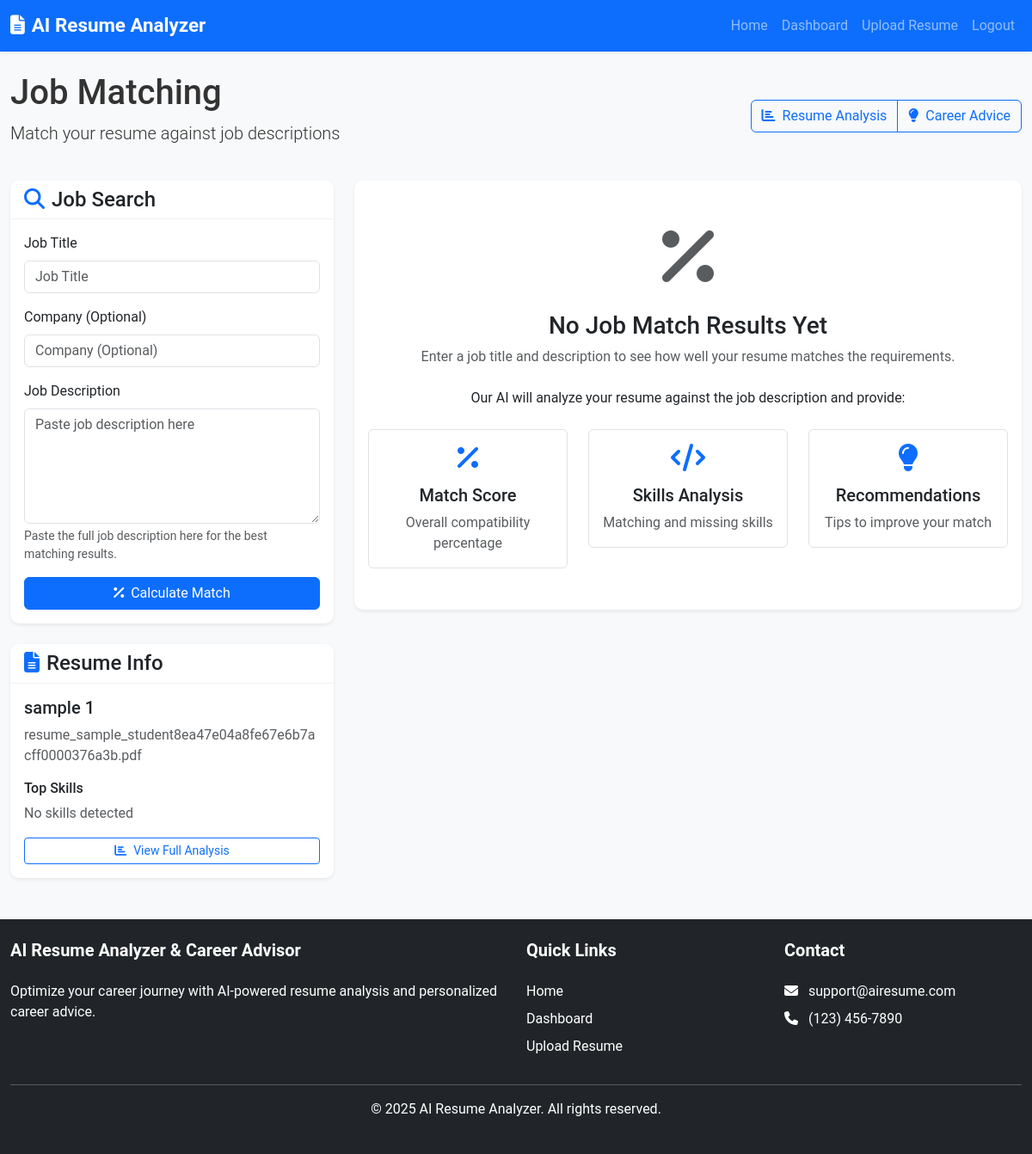
The page /job_match/4/ (signed in) on the database its author committed.
### resume_app/models.py (models this page shows, shortened)
class Resume(models.Model):
    user = models.ForeignKey(User, on_delete=models.CASCADE, related_name='resumes')
    title = models.CharField(max_length=255)
    file = models.FileField(upload_to=resume_upload_path)
    uploaded_at = models.DateTimeField(auto_now_add=True)
    def filename(self):
        return os.path.basename(self.file.name)

### resume_app/views.py (the view)
# urls.py: path('job_match/<int:resume_id>/', views.job_match, name='job_match'),
@login_required
def job_match(request, resume_id):
    resume = get_object_or_404(Resume, id=resume_id, user=request.user)
    try:
        analysis = resume.analysis
    except ResumeAnalysis.DoesNotExist:
        messages.error(request, 'Resume must be analyzed first!')
        return redirect('resume_app:analyze_resume', resume_id=resume.id)
    if request.method == 'POST':
        form = JobSearchForm(request.POST)
        if form.is_valid():
            job_title = form.cleaned_data['job_title']
            company = form.cleaned_data['company']
            job_description = form.cleaned_data['job_description']
            try:
                matcher = JobMatcher()
                match_results = matcher.match_job(
                    {
                        'full_text': analysis.summary,
                        'skills': analysis.skills
                    },
                    job_title,
                    company,
                    job_description
                )
                job_match = JobMatch.objects.create(
                    resume=resume,
                    job_title=match_results['job_title'],
                    company=match_results['company'],
                    match_percentage=match_results['match_percentage'],
                    job_description=match_results['job_description'],
                    skills_matched=match_results['skills_matched'],
                    skills_missing=match_results['skills_missing']
                )
                messages.success(request, 'Job match analysis completed!')
                return redirect('resume_app:job_match_detail', match_id=job_match.id)
            except Exception as e:
                messages.error(request, f'Error matching job: {str(e)}')
    else:
        form = JobSearchForm()
    previous_matches = JobMatch.objects.filter(resume=resume).order_by('-created_at')
    return render(request, 'resume_app/job_match.html', {
        'resume': resume,
        'form': form,
        'previous_matches': previous_matches
    })

### resume_app/forms.py
class JobSearchForm(forms.Form):
    job_title = forms.CharField(max_length=255, required=True,
                               widget=forms.TextInput(attrs={'class': 'form-control', 'placeholder': 'Job Title'}))
    company = forms.CharField(max_length=255, required=False,
                             widget=forms.TextInput(attrs={'class': 'form-control', 'placeholder': 'Company (Optional)'}))
    job_description = forms.CharField(required=True,
                                     widget=forms.Textarea(attrs={'class': 'form-control', 'placeholder': 'Paste job description here', 'rows': 5}))

### resume_app/templates/resume_app/job_match.html (shortened to what this page needs)
{% extends 'resume_app/base.html' %}
{% load resume_filters %}
{% block content %}
<div class="row mb-4">
    <div class="col-md-8">
        <h1 class="mb-2">Job Matching</h1>
        <p class="lead">Match your resume against job descriptions</p>
    </div>
    <div class="col-md-4 text-md-end d-flex align-items-center justify-content-md-end">
        <div class="btn-group">
            <a href="{% url 'resume_app:analyze_resume' resume.id %}" class="btn btn-outline-primary">
                <i class="fas fa-chart-bar me-2"></i>Resume Analysis
            </a>
            <a href="{% url 'resume_app:career_advice' resume.id %}" class="btn btn-outline-primary">
                <i class="fas fa-lightbulb me-2"></i>Career Advice
            </a>
        </div>
    </div>
</div>
<div class="row">
    <div class="col-lg-4 mb-4 mb-lg-0">
        <div class="card shadow-sm">
            <div class="card-header bg-white">
                <h4 class="mb-0"><i class="fas fa-search text-primary me-2"></i>Job Search</h4>
            </div>
            <div class="card-body">
                <form method="post">
                    <div class="mb-3">
                        <label for="id_job_title" class="form-label">Job Title</label>
                        {{ form.job_title }}
                    </div>
                    <div class="mb-3">
                        <label for="id_company" class="form-label">Company (Optional)</label>
                        {{ form.company }}
                    </div>
                    <div class="mb-3">
                        <label for="id_job_description" class="form-label">Job Description</label>
                        {{ form.job_description }}
                        <div class="form-text">Paste the full job description here for the best matching results.</div>
                    </div>
                    <div class="d-grid gap-2">
                        <button type="submit" class="btn btn-primary">
                            <i class="fas fa-percentage me-2"></i>Calculate Match
                        </button>
                    </div>
                </form>
            </div>
        </div>
        <div class="card shadow-sm mt-4">
            <div class="card-header bg-white">
                <h4 class="mb-0"><i class="fas fa-file-alt text-primary me-2"></i>Resume Info</h4>
            </div>
            <div class="card-body">
                <h5>{{ resume.title }}</h5>
                <p class="text-muted mb-3">{{ resume.filename }}</p>
                <h6 class="mb-2">Top Skills</h6>
                <div class="mb-3">
                    {% for skill in top_skills %}
                    <span class="badge bg-primary me-2 mb-2">{{ skill }}</span>
                    {% empty %}
                    <p class="text-muted">No skills detected</p>
                    {% endfor %}
                </div>
                <div class="d-grid gap-2">
                    <a href="{% url 'resume_app:analyze_resume' resume.id %}" class="btn btn-outline-primary btn-sm">
                        <i class="fas fa-chart-bar me-2"></i>View Full Analysis
                    </a>
                </div>
            </div>
        </div>
    </div>
    <div class="col-lg-8">
        {% if job_match %}
        <div class="card shadow-sm mb-4">
            <div class="card-header bg-white d-flex justify-content-between align-items-center">
                <h4 class="mb-0"><i class="fas fa-percentage text-primary me-2"></i>Match Score</h4>
                <span class="badge bg-primary">AI Generated</span>
            </div>
            <div class="card-body text-center py-4">
                <div class="row align-items-center">
                    <div class="col-md-6 mb-4 mb-md-0">
                        <div class="position-relative" style="width: 200px; height: 200px; margin: 0 auto;">
                            <div class="position-absolute top-50 start-50 translate-middle text-center">
                                <h1 class="display-3 mb-0">{{ job_match.match_percentage }}%</h1>
                                <p class="mb-0">Match Score</p>
                            </div>
                            <svg width="200" height="200" viewBox="0 0 200 200">
                                <circle cx="100" cy="100" r="90" fill="none" stroke="#e9ecef" stroke-width="15"/>
                                <circle cx="100" cy="100" r="90" fill="none" stroke="#0d6efd" stroke-width="15"
                                        stroke-dasharray="565.48" stroke-dashoffset="{{ 565.48|add:'-565.48'|add:job_match.match_percentage|floatformat:2|mul:5.6548 }}"
                                        transform="rotate(-90 100 100)"/>
                            </svg>
                        </div>
                    </div>
                    <div class="col-md-6 text-md-start">
                        <h4>{{ job_match.job_title }}</h4>
                        {% if job_match.company %}
                        <p class="text-muted mb-3">{{ job_match.company }}</p>
                        {% endif %}
                        <div class="mb-3">
                            <h6>Match Level:</h6>
                            {% if job_match.match_percentage >= 80 %}
                            <div class="alert alert-success mb-0">
                                <i class="fas fa-check-circle me-2"></i><strong>Excellent Match!</strong> Your resume is highly aligned with this job.
                            </div>
                            {% elif job_match.match_percentage >= 60 %}
                            <div class="alert alert-primary mb-0">
                                <i class="fas fa-thumbs-up me-2"></i><strong>Good Match!</strong> Your resume matches many of the job requirements.
                            </div>
                            {% elif job_match.match_percentage >= 40 %}
                            <div class="alert alert-warning mb-0">
                                <i class="fas fa-exclamation-triangle me-2"></i><strong>Moderate Match.</strong> Consider tailoring your resume for this role.
                            </div>
                            {% else %}
                            <div class="alert alert-danger mb-0">
                                <i class="fas fa-times-circle me-2"></i><strong>Low Match.</strong> This job may not align well with your current resume.
                            </div>
                            {% endif %}
                        </div>
                        <div class="mt-3">
                            <a href="{% url 'resume_app:job_match_detail' job_match.id %}" class="btn btn-primary">
                                <i class="fas fa-search-plus me-2"></i>View Detailed Analysis
                            </a>
                        </div>
                    </div>
                </div>
            </div>
        </div>
        <div class="card shadow-sm mb-4">
            <div class="card-header bg-white">
                <h4 class="mb-0"><i class="fas fa-code text-primary me-2"></i>Skills Match</h4>
            </div>
            <div class="card-body">
                <div class="row">
                    <div class="col-md-6 mb-4">
                        <h5 class="mb-3">Matching Skills</h5>
                        <ul class="list-group">
                            {% for skill in job_match.matching_skills %}
                            <li class="list-group-item d-flex justify-content-between align-items-center">
                                {{ skill.name }}
                                <span class="badge bg-success rounded-pill">Match</span>
                            </li>
                            {% empty %}
                            <li class="list-group-item text-muted">No matching skills found</li>
                            {% endfor %}
                        </ul>
                    </div>
                    <div class="col-md-6">
                        <h5 class="mb-3">Missing Skills</h5>
                        <ul class="list-group">
                            {% for skill in job_match.missing_skills %}
                            <li class="list-group-item d-flex justify-content-between align-items-center">
                                {{ skill.name }}
                                <span class="badge bg-danger rounded-pill">Missing</span>
                            </li>
                            {% empty %}
                            <li class="list-group-item text-muted">No missing skills found</li>
                            {% endfor %}
                        </ul>
                    </div>
                </div>
            </div>
        </div>
        <div class="card shadow-sm">
            <div class="card-header bg-white">
                <h4 class="mb-0"><i class="fas fa-lightbulb text-primary me-2"></i>Recommendations</h4>
            </div>
            <div class="card-body">
                <h5 class="mb-3">How to Improve Your Match</h5>
                <ul>
                    {% for recommendation in job_match.recommendations %}
                    <li class="mb-2">{{ recommendation }}</li>
                    {% empty %}
                    <li class="text-muted">No specific recommendations available</li>
                    {% endfor %}
                </ul>
                <div class="alert alert-info">
                    <i class="fas fa-info-circle me-2"></i>Remember to tailor your resume for each job application. Highlight relevant skills and experiences that match the job description.
                </div>
            </div>
        </div>
        {% else %}
        <div class="card shadow-sm">
            <div class="card-body text-center py-5">
                <div class="mb-4">
                    <i class="fas fa-percentage fa-5x text-muted"></i>
                </div>
                <h3>No Job Match Results Yet</h3>
                <p class="text-muted mb-4">Enter a job title and description to see how well your resume matches the requirements.</p>
                <p>Our AI will analyze your resume against the job description and provide:</p>
                <div class="row mt-4">
                    <div class="col-md-4 mb-3 mb-md-0">
                        <div class="p-3 border rounded">
                            <i class="fas fa-percentage fa-2x text-primary mb-3"></i>
                            <h5>Match Score</h5>
                            <p class="text-muted mb-0">Overall compatibility percentage</p>
                        </div>
                    </div>
                    <div class="col-md-4 mb-3 mb-md-0">
                        <div class="p-3 border rounded">
                            <i class="fas fa-code fa-2x text-primary mb-3"></i>
                            <h5>Skills Analysis</h5>
                            <p class="text-muted mb-0">Matching and missing skills</p>
                        </div>
                    </div>
                    <div class="col-md-4">
                        <div class="p-3 border rounded">
                            <i class="fas fa-lightbulb fa-2x text-primary mb-3"></i>
                            <h5>Recommendations</h5>
                            <p class="text-muted mb-0">Tips to improve your match</p>
                        </div>
                    </div>
                </div>
            </div>
        </div>
        {% endif %}
    </div>
</div>
{% endblock %}

### resume_app/static/css/style.css (style rules this page uses)
body { font-family: 'Roboto', sans-serif; color: #333; background-color: #f8f9fa; }
.card { border: none; border-radius: 10px; overflow: hidden; transition: transform 0.3s ease, box-shadow 0.3s ease; }
.card-header { font-weight: 600; border-bottom: 1px solid rgba(0, 0, 0, 0.05); }

### rows shown on the page
Resume: title "sample 1", filename "resume_sample_student8ea47e04a8fe67e6b7acff0000376a3b.pdf"
